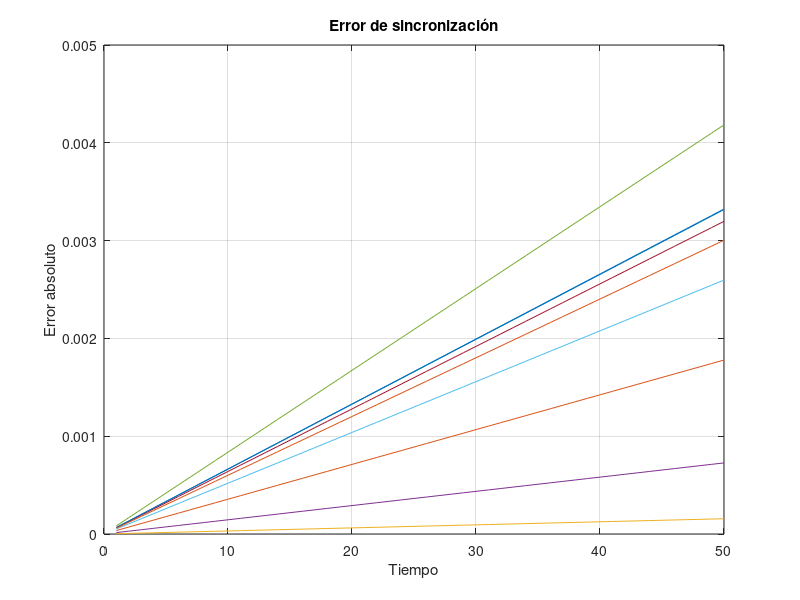

Write the MATLAB code that produced this figure.
clear all
% Initial parameters
numNodes = 10;
timeSim = 50; 
freqStability = 200e-6; % -100ppm to 100ppm
freqNominal = 7.3728e6; % 7.3728 MHz
timeStep = 1; % 1 second time step

% Initialize frequency of each node
freqNode = freqNominal + (rand(numNodes, 1) - 0.5) * freqStability * freqNominal;

% Initialize time of each node
timeNode = zeros(numNodes, 1);

% Initialize time synchronization error
timeSyncError = zeros(timeSim/timeStep, numNodes-1);

% Reference node
refNode = 1;
nodes = 1:numNodes;

% Simulation
for t = 1:timeStep:timeSim
    % Update time of each node
    timeNode = timeNode + timeStep * freqNode / freqNominal;
    
    % Time synchronization error between two motes
    timeSyncError(t,:) = abs(timeNode(refNode) - timeNode(nodes(nodes~=refNode))); 
end

% Plot time synchronization error
figure;
plot((1:timeStep:timeSim), timeSyncError);
xlabel('Tiempo');
ylabel('Error absoluto');
title('Error de sincronización');
grid on;
